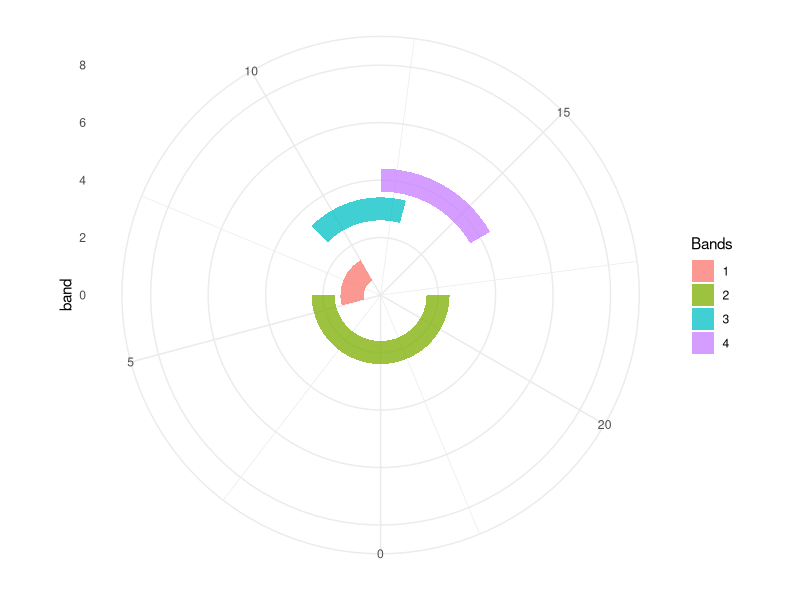

This chart was generated by the following R code:
setwd('~/Desktop/Real Life/Coding Projects/TimeZones/')
library(tidyverse)

wrap = data.frame(start = c(5, 18, 9, 12),
                  end = c(10, 6, 13, 16),
                  band = 1:4)


wrap_about = function(times){
  # Takes times split over 24/0 hour boundary and makes them into two rows.
  for (i in 1:nrow(times)){
    print(i)
    if(times$start[i] > times$end[i]){
      new_row1 = c(times$start[i], 24, times$band[i])
      new_row2 = c(0, times$end[i], times$band[i])
      times = rbind(times[1:(i-1),], new_row1, new_row2, times[(i+1):nrow(times),])
    }
  }
  return(times)
}

wrap = wrap_about(wrap)


ggplot(data = wrap, aes(x = band, fill = factor(band))) +
  geom_rect(aes(xmin = 0+band-.4, xmax = 0+band+.4, ymin = start, ymax=end), alpha = .75) +
  lims(x = c(0,8), y = c(0,24)) +
  coord_polar(theta = 'y', start = pi) +
  scale_fill_discrete(name = 'Bands') +
  theme_minimal()
